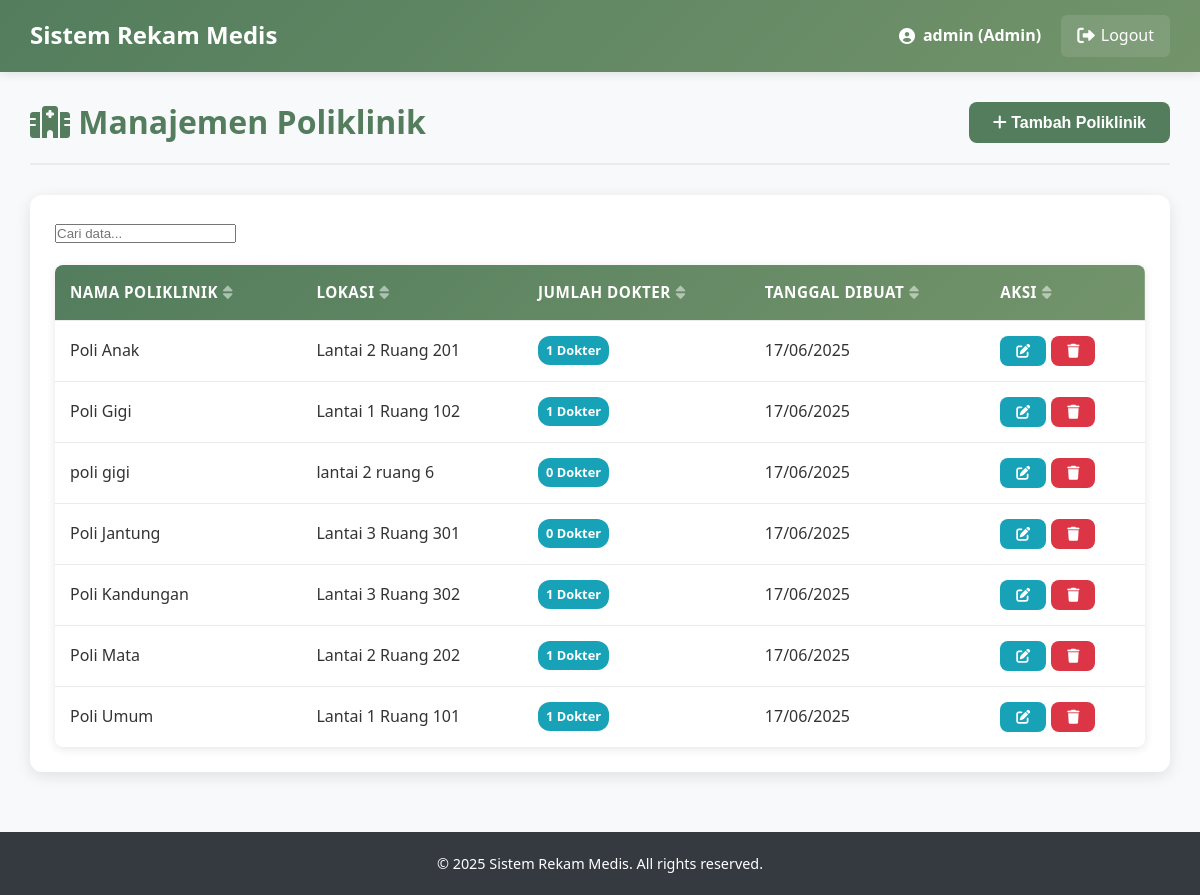
/medis_trysthan-main/Trys_Proj/admin/polyclinics.php (signed in), run on the app's committed database.
### tables this page shows
CREATE TABLE `poliklinik` (
  `id_poli` int(11) NOT NULL,
  `nm_poli` varchar(100) NOT NULL,
  `lokasi` varchar(100) DEFAULT NULL,
  `created_at` timestamp NOT NULL DEFAULT current_timestamp(),
  `updated_at` timestamp NOT NULL DEFAULT current_timestamp() ON UPDATE current_timestamp()
);

### medis_trysthan-main/Trys_Proj/admin/polyclinics.php (the view, shortened to what this page needs)
<?php
include '../config/database.php';
$page_title = "Manajemen Poliklinik";
$sql = "SELECT p.*, COUNT(d.id_dokter) as total_doctors
        FROM poliklinik p
        LEFT JOIN dokter d ON p.id_poli = d.id_poli
        GROUP BY p.id_poli
        ORDER BY p.nm_poli";
$result = $conn->query($sql);
?>
<!DOCTYPE html>
<html lang="en">
<head>
    <link rel="stylesheet" href="../css/style.css">
    <link rel="stylesheet" href="https://cdnjs.cloudflare.com/ajax/libs/font-awesome/6.0.0-beta3/css/all.min.css">
</head>
<body>
    <?php include '../includes/header.php'; ?>
    <div class="container">
        <div class="content">
            <div class="content-header">
                <h2><i class="fas fa-hospital"></i> <?php echo $page_title; ?></h2>
                <button class="btn btn-primary" onclick="showAddModal()">
                    <i class="fas fa-plus"></i> Tambah Poliklinik
                </button>
            </div>
            <div class="card">
                <div class="card-body">
                    <table class="data-table">
                        <thead>
                            <tr>
                                <th>Nama Poliklinik</th>
                                <th>Lokasi</th>
                                <th>Jumlah Dokter</th>
                                <th>Tanggal Dibuat</th>
                                <th>Aksi</th>
                            </tr>
                        </thead>
                        <tbody>
                            <?php if ($result->num_rows > 0): ?>
                                <?php while ($row = $result->fetch_assoc()): ?>
                                <tr>
                                    <td><?php echo $row['nm_poli']; ?></td>
                                    <td><?php echo $row['lokasi']; ?></td>
                                    <td>
                                        <span class="badge badge-info"><?php echo $row['total_doctors']; ?> Dokter</span>
                                    </td>
                                    <td><?php echo date('d/m/Y', strtotime($row['created_at'])); ?></td>
                                    <td>
                                        <div class="action-buttons">
                                            <button class="btn btn-sm btn-info" onclick="showEditModal(<?php echo $row['id_poli']; ?>, '<?php echo addslashes($row['nm_poli']); ?>', '<?php echo addslashes($row['lokasi']); ?>')">
                                                <i class="fas fa-edit"></i>
                                            </button>
                                            <button class="btn btn-sm btn-danger" onclick="confirmDelete(<?php echo $row['id_poli']; ?>, '<?php echo addslashes($row['nm_poli']); ?>')">
                                                <i class="fas fa-trash"></i>
                                            </button>
                                        </div>
                                    </td>
                                </tr>
                                <?php endwhile; ?>
                            <?php else: ?>
                                <tr>
                                    <td colspan="5" class="text-center">Tidak ada data poliklinik.</td>
                                </tr>
                            <?php endif; ?>
                        </tbody>
                    </table>
                </div>
            </div>
        </div>
    </div>
    <?php include '../includes/footer.php'; ?>
</body>
</html>

### medis_trysthan-main/Trys_Proj/css/style.css (style rules this page uses)
* { margin: 0; padding: 0; box-sizing: border-box; }
body { font-family: "Segoe UI", Tahoma, Geneva, Verdana, sans-serif; line-height: 1.6; color: #333; background-color: #f8f9fa; }
:root { --primary-color: #537d5d; --primary-dark: #3e5e45; --primary-light: #6a9975; --secondary-color: #73946b; --secondary-dark: #5a7553; --secondary-light: #8bac83; --accent-color: #9ebc8a; --accent-dark: #85a371; --accent-light: #b7d5a3; --light-color: #d2d0a0; --light-dark: #b9b787; --light-light: #ebe9b9; --white: #ffffff; --off-white: #f9f9f9; --gray-light: #f8f9fa; --gray-medium: #6c757d; --gray-dark: #343a40; --success: #28a745; --success-dark: #1e7e34; --danger: #dc3545; --danger-dark: #bd2130; --warning: #ffc107; --warning-dark: #d39e00; --info: #17a2b8; --info-dark: #117a8b; }
h1, h2, h3, h4, h5, h6 { font-weight: 700; line-height: 1.2; margin-bottom: 0.5em; color: var(--gray-dark); }
h2 { font-size: 2rem; }
.btn { display: inline-block; padding: 12px 24px; border: none; border-radius: 8px; font-size: 1rem; font-weight: 600; text-decoration: none; text-align: center; cursor: pointer; transition: all 0.3s ease; line-height: 1; position: relative; overflow: hidden; }
.btn::after { content: ""; position: absolute; top: 50%; left: 50%; width: 5px; height: 5px; background: rgba(255, 255, 255, 0.5); opacity: 0; border-radius: 100%; transform: scale(1, 1) translate(-50%); transform-origin: 50% 50%; }
.btn-primary { background-color: var(--primary-color); color: var(--white); }
.btn-info { background-color: var(--info); color: var(--white); }
.btn-danger { background-color: var(--danger); color: var(--white); }
.btn-sm { padding: 8px 16px; font-size: 0.875rem; }
.container { display: flex; min-height: calc(100vh - 70px); }
.content { flex: 1; padding: 30px; background-color: var(--gray-light); min-height: calc(100vh - 70px); }
.content-header { display: flex; justify-content: space-between; align-items: center; margin-bottom: 30px; padding-bottom: 20px; border-bottom: 2px solid #e9ecef; }
.content-header h2 { color: var(--primary-color); font-size: 2rem; font-weight: 700; margin: 0; }
.card { background: var(--white); border-radius: 12px; box-shadow: 0 4px 15px rgba(0, 0, 0, 0.1); margin-bottom: 30px; overflow: hidden; transition: transform 0.3s ease, box-shadow 0.3s ease; }
.card-body { padding: 25px; }
.data-table { width: 100%; border-collapse: collapse; background: var(--white); border-radius: 8px; overflow: hidden; box-shadow: 0 2px 10px rgba(0, 0, 0, 0.1); }
.data-table thead { background: linear-gradient(135deg, var(--primary-color), var(--secondary-color)); color: var(--white); }
.data-table th, .data-table td { padding: 15px; text-align: left; border-bottom: 1px solid #e9ecef; }
.data-table th { font-weight: 600; font-size: 0.95rem; text-transform: uppercase; letter-spacing: 0.5px; }
.data-table tbody tr { transition: background-color 0.3s ease; }
.data-table tbody tr:last-child td { border-bottom: none; }
.badge { display: inline-block; padding: 5px 10px; border-radius: 20px; font-size: 0.8rem; font-weight: 600; text-align: center; }
.badge-info { background-color: rgba(23, 162, 184, 0.1); color: var(--info); }

### medis_trysthan-main/Trys_Proj/admin/polyclinics.php (style rules this page uses)
.badge { padding: 4px 8px; border-radius: 12px; font-size: 0.8rem; font-weight: 600; }
.badge-info { background-color: #17a2b8; color: white; }
.action-buttons { display: flex; gap: 5px; }

### data on the page
poliklinik: nm_poli "Poli Anak", lokasi "Lantai 2 Ruang 201", total_doctors "1", created_at "17/06/2025"
poliklinik: nm_poli "Poli Gigi", lokasi "Lantai 1 Ruang 102", total_doctors "1", created_at "17/06/2025"
poliklinik: nm_poli "poli gigi", lokasi "lantai 2 ruang 6", total_doctors "0", created_at "17/06/2025"
poliklinik: nm_poli "Poli Jantung", lokasi "Lantai 3 Ruang 301", total_doctors "0", created_at "17/06/2025"
poliklinik: nm_poli "Poli Kandungan", lokasi "Lantai 3 Ruang 302", total_doctors "1", created_at "17/06/2025"
poliklinik: nm_poli "Poli Mata", lokasi "Lantai 2 Ruang 202", total_doctors "1", created_at "17/06/2025"
poliklinik: nm_poli "Poli Umum", lokasi "Lantai 1 Ruang 101", total_doctors "1", created_at "17/06/2025"

### other printed values
$_SESSION['username'] "admin"
$_SESSION['role'] "Admin"
$page_title "Manajemen Poliklinik"
